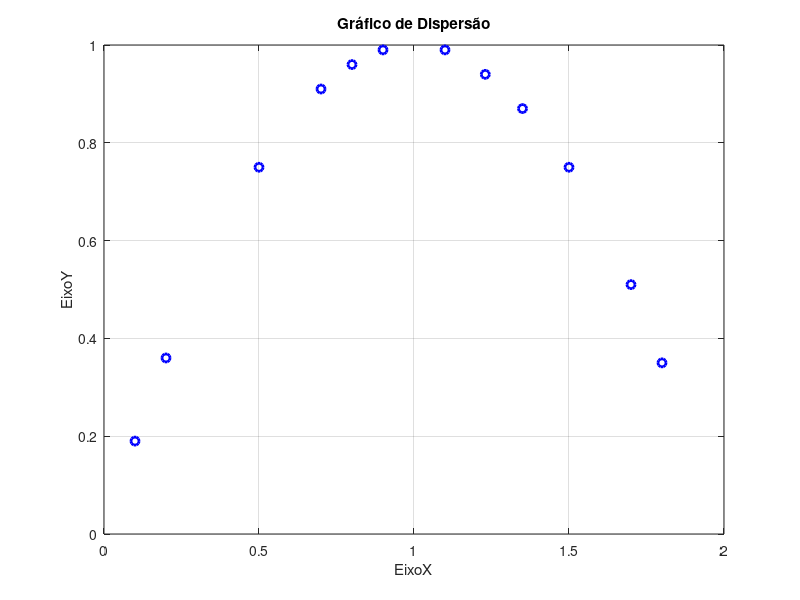
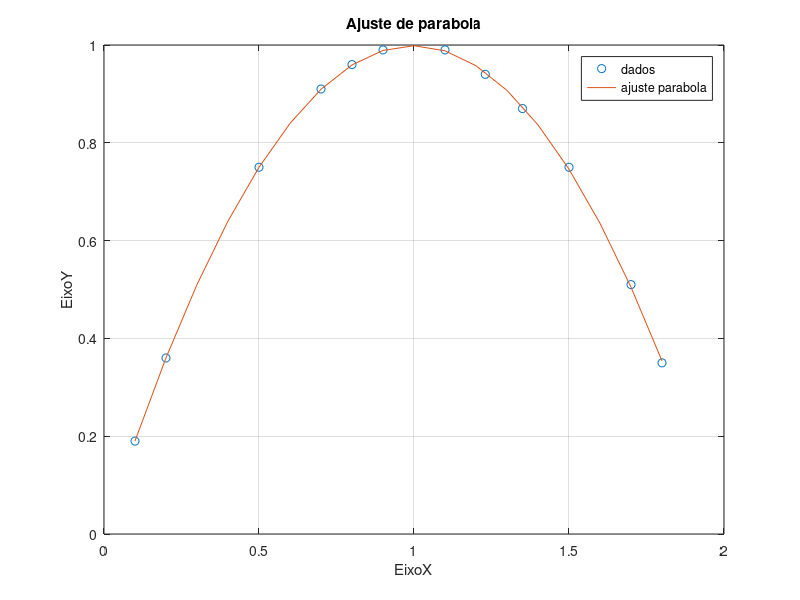
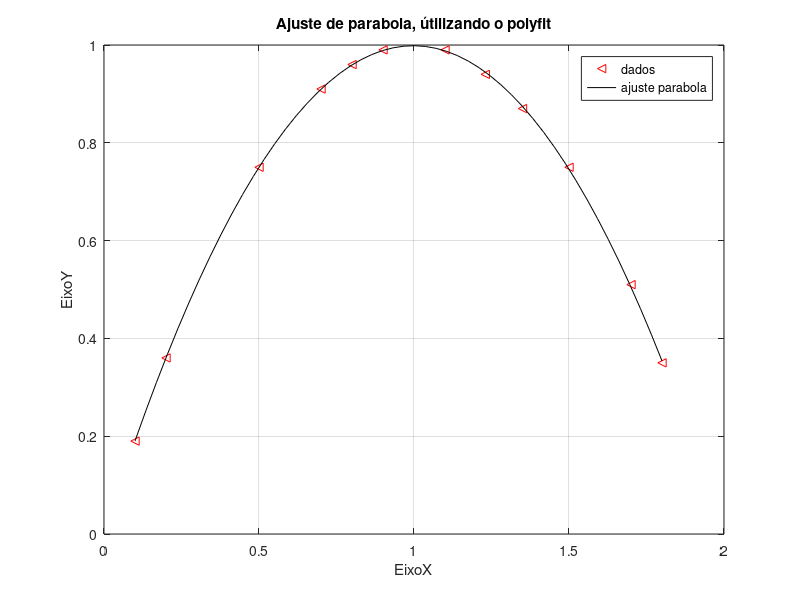

These charts were generated, in order, by the following MATLAB code:
clear;
clc;
x = [ 0.1 0.2 0.5 0.7 0.8 0.9 1.1 1.23 1.35 1.5 1.7 1.8];
y = [ 0.19 0.36 0.75 0.91 0.96 0.99 0.99 0.94 0.87 0.75 0.51 0.35];

%%%%%%%%%%%%%%%Gráfico de dispersão%%%%%%%%%%%%%%%%%%%%%%%%%%%%%%%%%%%%%%
plot(x,y, "ob", "linewidth", 2);
xlabel("EixoX");
ylabel("EixoY");
title("Gráfico de Dispersão");
grid on;
figure
############################################################################

% g1(x) =1, g2(x) = x, g3(x) x*x;

a11 = length(x);
a12 = sum(x);
a13 = sum(x.^2);
a21 = a12;
a22 = a13;
a23 = sum(x.^3);
a31 = a13;
a32 = a23;
a33 = sum(x.^4);

A = [a11 a12 a13; a21 a22 a23; a31 a32 a33];

b1 = sum(y);
b2 = sum(x.*y);
b3 = sum((x.^2).*y);

b = [b1;b2;b3];
#resoluçãoDoSistema
alfa = A\b

###########################Gráfico da Parabola###############################
%y1 = alfa1*g1(x) + alfa2*g2(x) + alfa3*g2(x)
%y1 = alfa1 + alfa2*x1 + alfa3*x^2

x1 = 0.1:0.1:1.8;
y1 = alfa(1) + alfa(2)*x1 + alfa(3)*x1.^2;

plot(x, y,"o", x1, y1);
xlabel("EixoX");
ylabel("EixoY");
title("Ajuste de parabola");
legend("dados", "ajuste parabola");
grid on;

%ajuste utilizando o polyfit
figure
n = 2;
p = polyfit(x,y, n);
xi = linspace(0.1, 1.8, 50);
z = polyval(p, xi);
plot(x, y, "<r", xi, z, 'k')
xlabel("EixoX");
ylabel("EixoY");
title("Ajuste de parabola, útilizando o polyfit");
legend("dados", "ajuste parabola");
grid on;


